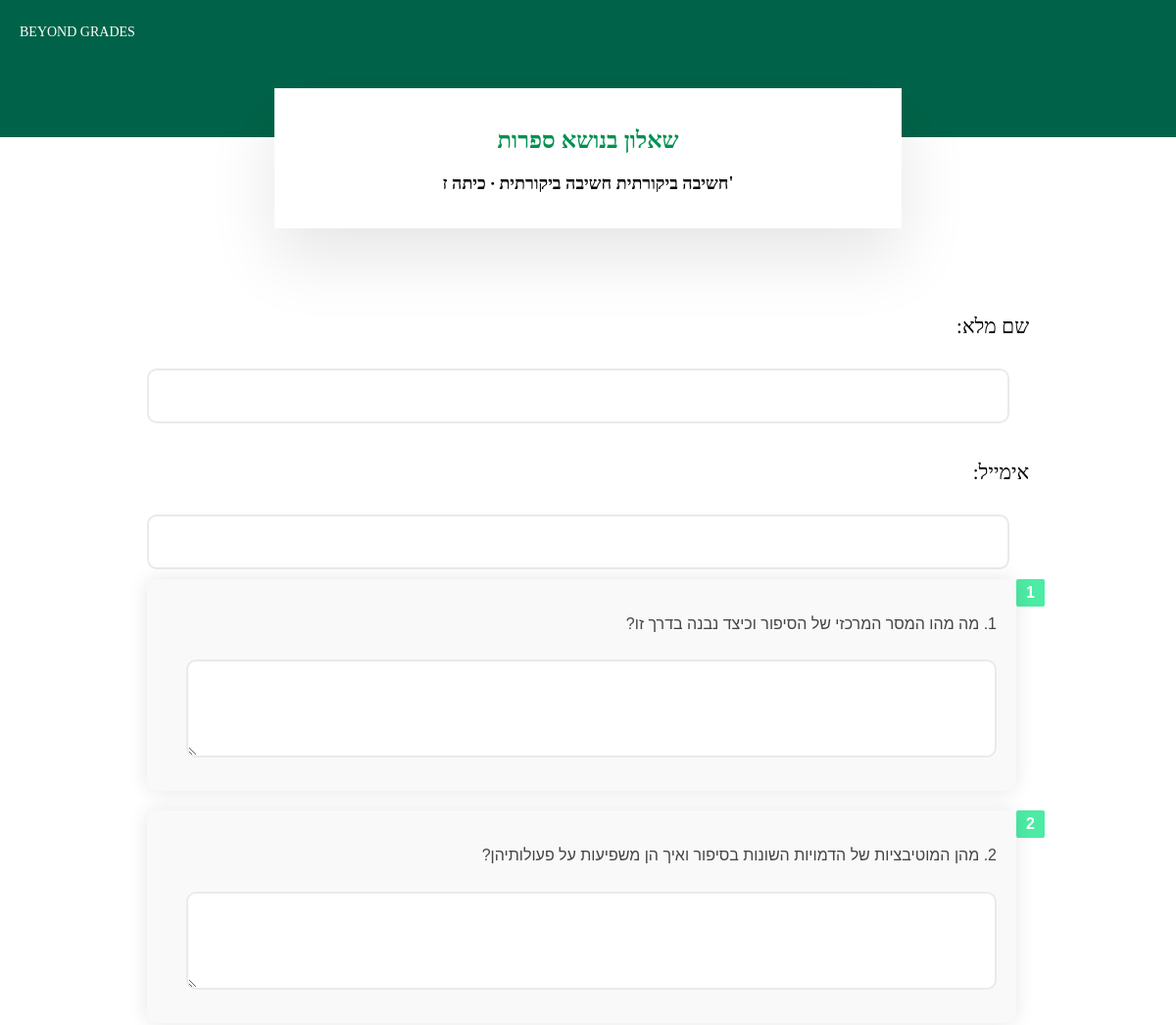
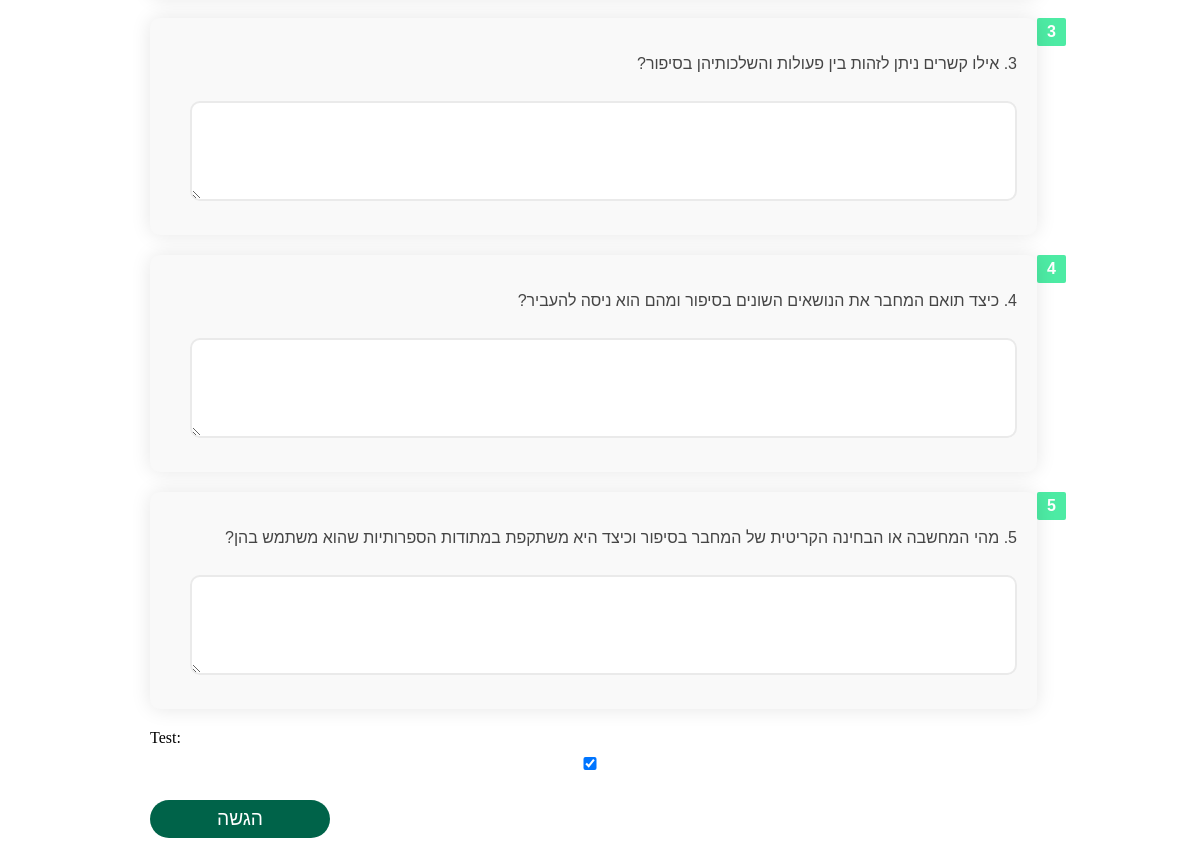
The app's page /test_page/1716063059/ with its own data (2 pictures, top to bottom).
### web/models.py (models this page shows, shortened)
class Test(models.Model):
    id = models.AutoField(primary_key=True)  # Field to store the test ID
    title = models.CharField(max_length=100)
    skill = models.CharField(max_length=100)  # Field to store skill
    subject = models.CharField(max_length=100)  # Field to store subject
    teacher = models.ForeignKey('Teacher', related_name='tests', on_delete=models.CASCADE)  # Field to store the teacher
    grade = models.CharField(max_length=100)

class Question(models.Model):
    id = models.AutoField(primary_key=True)  # Field to store the question ID
    test = models.ForeignKey('Test', related_name='questions', on_delete=models.CASCADE)
    number = models.IntegerField()  # Number of the question
    text = models.TextField()  # Text of the question

### web/views.py (the view)
# urls.py: path('test_page/<int:test_id>/', views.test_page, name='test_page'),
def test_page(request, test_id):
    try:
        test = Test.objects.get(id=test_id)
        questions = test.questions.all()  # Assuming a related_name of 'questions' in Test model
        if questions:
            return render(request, 'test_page.html', {'questions': questions, 'test': test, 'grade': test.grade, 'skill': test.skill})
        else:
            return render(request, 'test_page.html', {'error_message': 'No questions found for this test.'})
    except Test.DoesNotExist:
        return render(request, 'test_page.html', {'error_message': 'Test not found.'})

### web/templates/test_page.html (shortened to what this page needs)
{% extends 'base.html' %}
{% block content %}
<div class="header">
    <div class="header-text">BEYOND GRADES</div>
</div>
<div class="title-box">
    <h2 style="font-size: 24px; color: #009150">שאלון בנושא {{ test.title }}</h2>
    <h2 style="font-size: 18px; color: black">{{ skill }} {{ test.skill }} ∙ כיתה {{ test.grade }} </h2>
</div>
<div class="form-container">
    <form method="post" action="{% url 'submit_answers' %}">
        <div>
            <h4>שם מלא:</h4>
            <input type="text" name="full_name" id="full_name" required>
        </div>
        <div>
            <h4>אימייל:</h4>
            <input type="text" name="email" id="email" required>
        </div>
        {% for question in questions %}
        <div class="question-container">
            <div class="vertical-line">
                <div class="question-number">{{ forloop.counter }}</div>
            </div>
            <div class="triangle-box">
                <p class="question-text">{{ question.text }}</p>
                <textarea name="answer_{{ question.id }}" rows="3" cols="30"></textarea>
            </div>
        </div>
        {% endfor %}
        <div>
            <label for="test">Test:</label>
            <input type="checkbox" name="test" id="test" checked>
        </div>
        <button type="submit">הגשה</button>
    </form>
</div>
{% endblock %}

### web/templates/test_page.html (style rules this page uses)
body { background-color: white; margin: 0; padding: 0; }
.header { background-color: #006349; width: 100%; padding: 70px 0; box-sizing: border-box; text-align: center; color: white; }
.title-box { background-color: white; color: #009150; padding: 20px; border-radius: 0px; text-align: center; max-width: 600px; margin: -50px auto 0 auto; box-shadow: 0 30px 70px rgba(0, 0, 0, 0.1); }
.header-text { position: absolute; top: 25px; left: 20px; color: white; font-size: 14px; font-family: Arial Rounded MT Bold; }
.form-container { max-width: 900px; margin: 40px auto; padding: 20px; background-color: transparent; }
.form-container h3, .form-container h4 { color: black; text-align: right; font-size: 21px; font-weight: normal; font-family: Noto Sans Hebrew New; margin-bottom: 20px; direction: rtl; }
.form-container input[type="text"], .form-container textarea, .form-container input[type="checkbox"] { width: calc(100% - 20px); margin: 10px 0; padding: 15px; border: 2px solid #eaeaea; border-radius: 10px; box-sizing: border-box; font-size: 1.2rem; transition: border-color 0.3s ease; direction: rtl; text-align: right; }
.form-container button { width: 20%; padding: 8px; background-color: #006349; color: #fff; text-align: center; border: none; border-radius: 30px; cursor: pointer; transition: background-color 0.3s ease; font-size: 1.2rem; margin-top: 20px; }
.question-container { display: flex; align-items: flex-start; margin-bottom: 20px; direction: rtl; text-align: right; }
.vertical-line { position: relative; width: 3px; background-color: #009150; margin-left: 10px; }
.vertical-line .question-number { position: absolute; left: -10px; background-color: #4deba4; color: white; padding: 5px 10px; border-radius: 2px; font-family: 'Noto Sans Hebrew New', sans-serif; font-size: 16px; font-weight: bold; }
.triangle-box { background-color: #f9f9f9; padding: 20px; border-radius: 10px; box-shadow: 0 0 20px rgba(0, 0, 0, 0.1); position: relative; flex-grow: 1; }
.triangle-box .question-text { font-family: 'Noto Sans Hebrew New', sans-serif; font-size: 16px; font-weight: 400; line-height: 1.3; color: #454545; white-space: normal; }
.triangle-box textarea { width: calc(100% - 20px); margin: 10px 0; padding: 15px; border: 2px solid #eaeaea; border-radius: 10px; box-sizing: border-box; font-size: 1.2rem; transition: border-color 0.3s ease; direction: rtl; text-align: right; }

### records on screen
Test: title "ספרות", skill "חשיבה ביקורתית", grade "ז'"
Question: text "1. מה מהו המסר המרכזי של הסיפור וכיצד נבנה בדרך זו?"
Question: text "2. מהן המוטיבציות של הדמויות השונות בסיפור ואיך הן משפיעות על פעולותיהן?"
Question: text "3. אילו קשרים ניתן לזהות בין פעולות והשלכותיהן בסיפור?"
Question: text "4. כיצד תואם המחבר את הנושאים השונים בסיפור ומהם הוא ניסה להעביר?"
Question: text "5. מהי המחשבה או הבחינה הקריטית של המחבר בסיפור וכיצד היא משתקפת במתודות הספרותיות שהוא משתמש בהן?"
